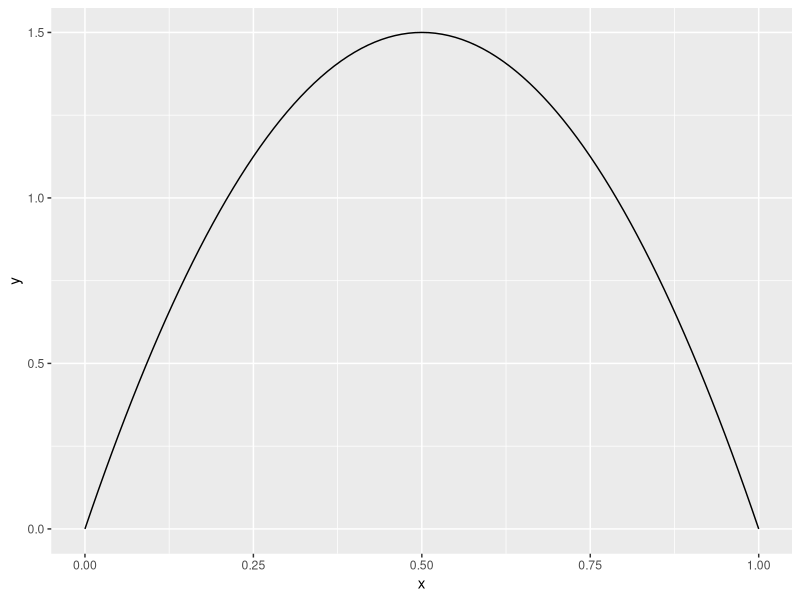
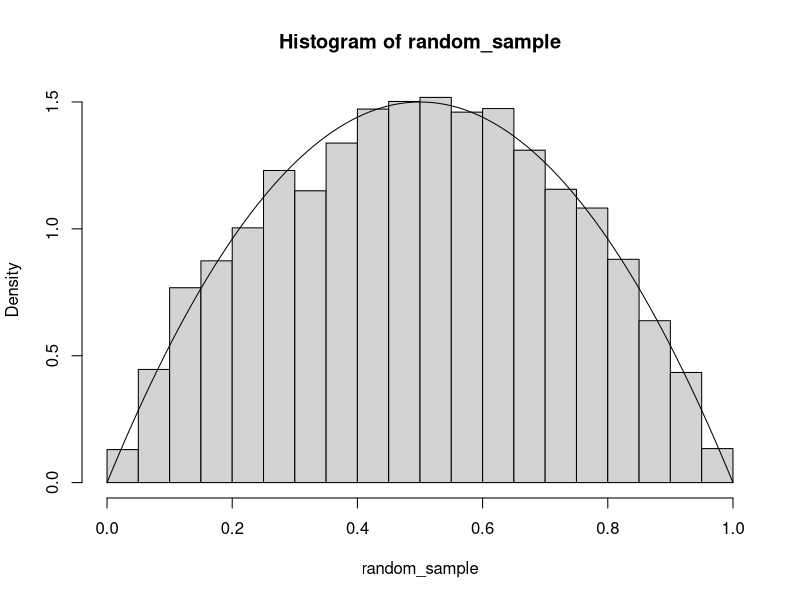
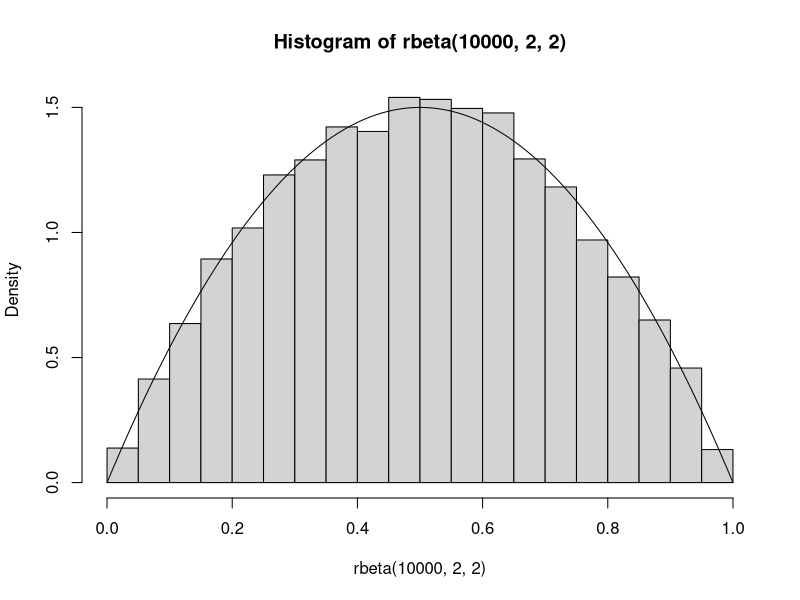
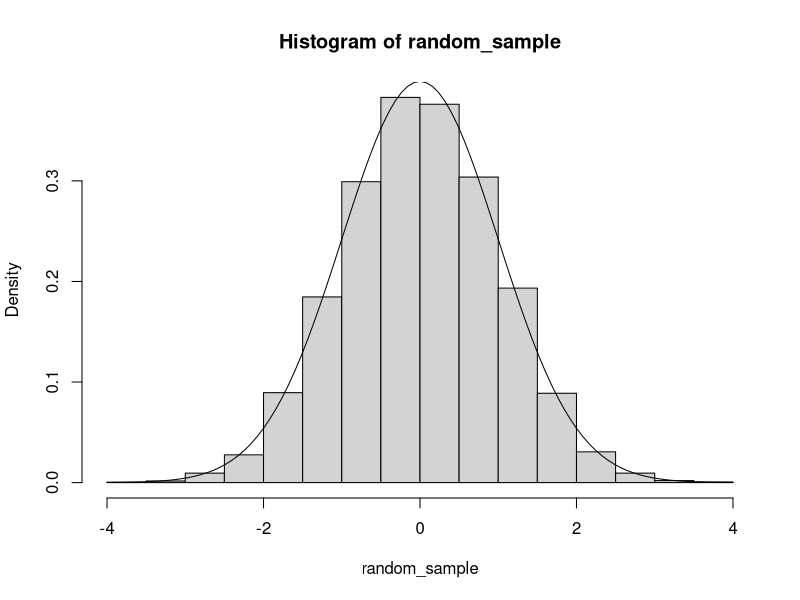
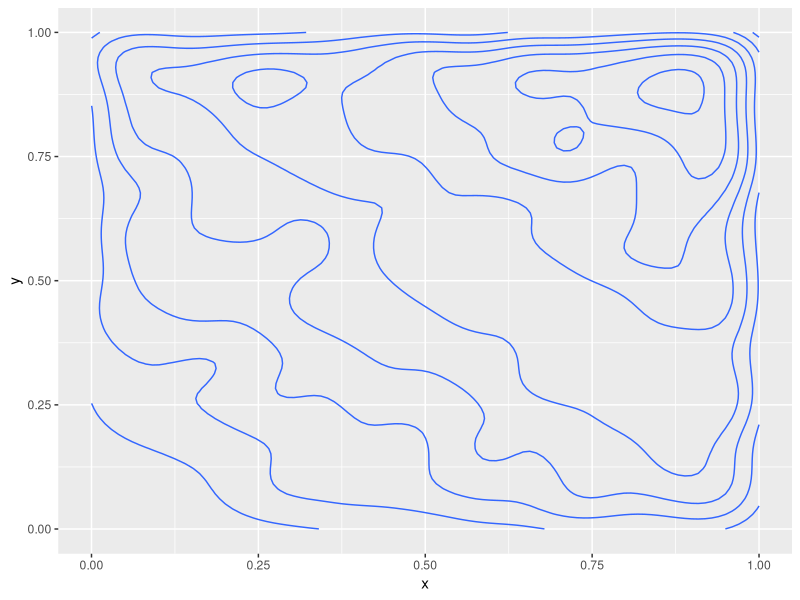
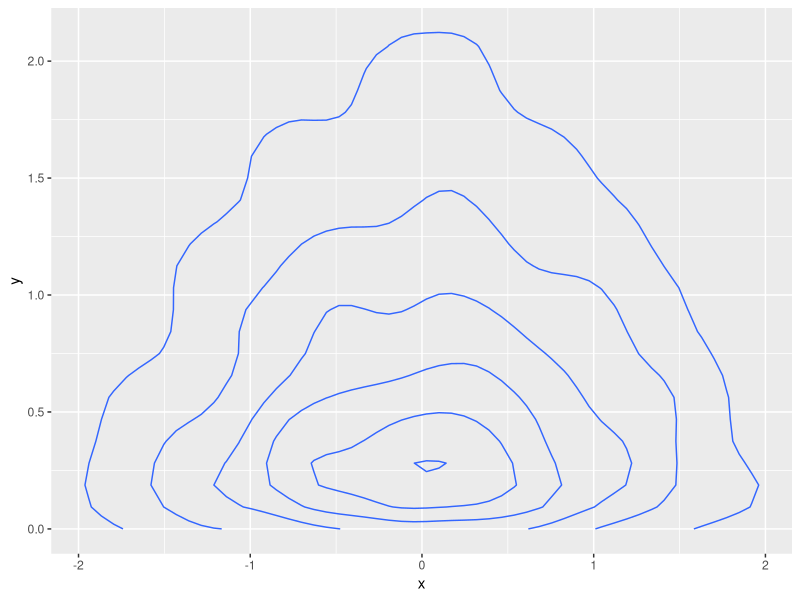

Reproduce these figures in R, in order.
library(dplyr)
library(ggplot2)
dhyper(0:3, 3, 5, 4) * 70

data_for_sampling <- data.frame(X = rep(0:3, times = 3), Y = rep(0:2, each = 4))
data_for_sampling <- mutate(data_for_sampling, probs = c(0, 3, 9, 3, 2, 18, 18, 2, 3, 9, 3, 0))

sampled_data <- sample_n(data_for_sampling, 
                         size = 10000, 
                         replace = T, 
                         weight = data_for_sampling$probs)

sampled_data <- select(sampled_data, -probs)

sampled_data %>% 
  count(X) %>% 
  mutate(prob = n/sum(n))

sampled_data %>% 
  filter(Y == 0) %>% 
  count(X) %>% 
  mutate(prob = n/sum(n))

sampled_data %>% 
  summarize(expected_x = mean(X))

sampled_data %>% 
  summarize(expected_xy = mean(X * Y))

cov(sampled_data$X, sampled_data$Y)


ggplot(data.frame(x = c(0, 1)), aes(x)) +
  stat_function(fun = ~dbeta(.x, 2, 2))

xs <- runif(50000, 0, 1)
probs <- dbeta(xs, 2, 2)
random_sample <- sample(xs, 10000, replace = T, prob = probs)

hist(random_sample, probability = T)
curve(dbeta(x, 2, 2), add = T)

hist(rbeta(10000, 2, 2), probability = T)
curve(dbeta(x, 2, 2), add = T)

xs <- runif(50000, -4, 4)
probs <- dnorm(xs)
random_sample <- sample(xs, 10000, T, prob = probs)
hist(random_sample, probability = T)
curve(dnorm(x), add = T)

xs <- runif(50000, 0, 1)
ys <- runif(50000, 0, 1)
dat <- matrix(c(xs, ys), ncol = 2)
dat <- data.frame(dat)
names(dat) <- c("x", "y")

joint_pdf <- function(x, y) {
  x + y
}
probs <- joint_pdf(xs, ys)
indices <- sample(1:50000, 10000, T, probs)
random_sample <- dat[indices, ]
ggplot(random_sample, aes(x, y)) +
  geom_density_2d()

N <- 500000
xs <- runif(N, -4, 4)
ys <- runif(N, 0, 10)
dat <- matrix(c(xs, ys), ncol = 2)
dat <- data.frame(dat)
names(dat) <- c("x", "y")

joint_pdf <- function(x, y) {
  dnorm(x) * dexp(y)
}
probs <- joint_pdf(xs, ys)

indices <- sample(1:N, 10000, T, probs)
random_sample <- dat[indices,]
ggplot(random_sample, aes(x, y)) +
  geom_density_2d()